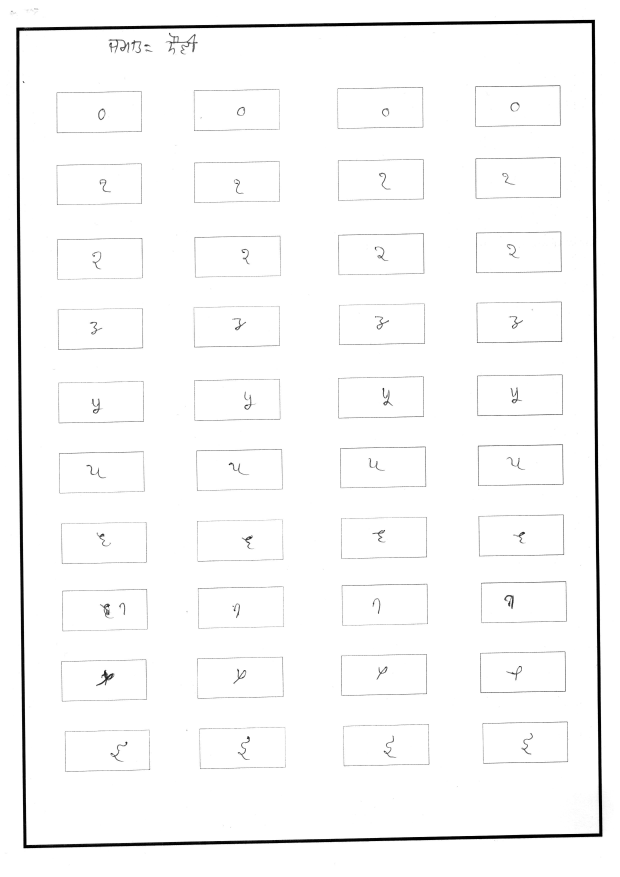
#> input picture scan.jpg, 2480 x 3507 px (shown at 1/4 size)
$ python test4.py   (older library calls are emulated)
#> lines starting #> are read from the running program, lines starting #| are printed output that depends on the picture; after the words box and inside, x2 and y2 are one past the last pixel; in counts of white or black regions, pixels touching at a corner belong together
import cv2
import numpy as np

fileName = ['9','8','7','6','5','4','3','2','1','0']

img = cv2.imread('scan.jpg')
#> img is the input picture: shape (3507, 2480, 3); min 0, max 255, mean 249.2

gray = cv2.cvtColor(img, cv2.COLOR_BGR2GRAY)
gray = cv2.bilateralFilter(gray, 11, 17, 17)

kernel = np.ones((5,5),np.uint8)
erosion = cv2.erode(gray,kernel,iterations = 2)
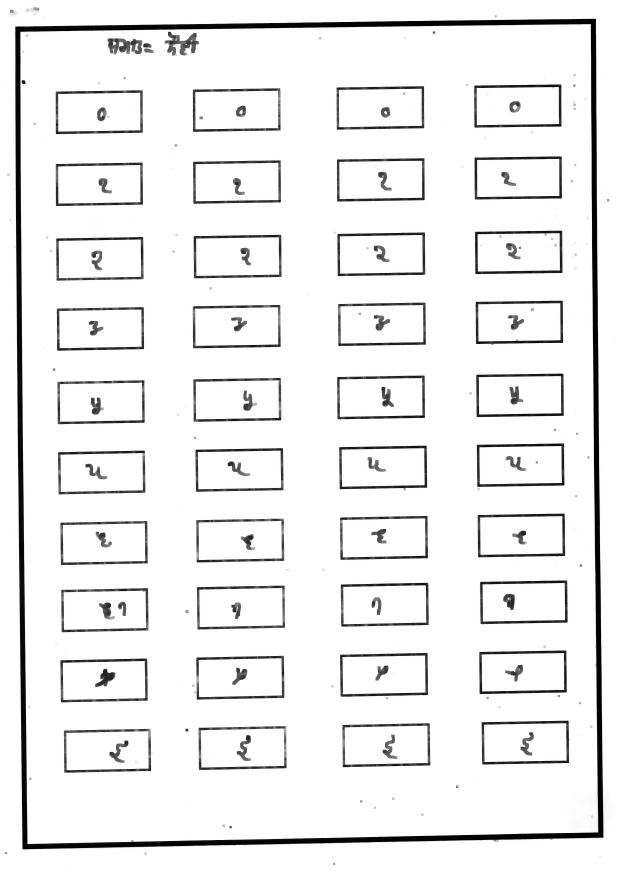
#> erosion: shape (3507, 2480) (shown at 1/4 size); min 0, max 255, mean 237.3
kernel = np.ones((4,4),np.uint8)
dilation = cv2.dilate(erosion,kernel,iterations = 2)
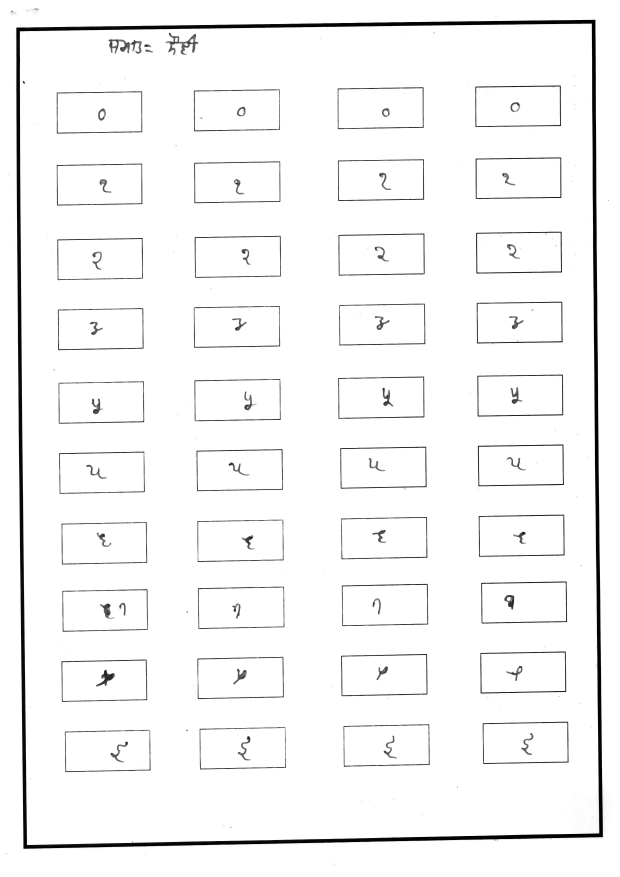
#> dilation: shape (3507, 2480) (shown at 1/4 size); min 0, max 255, mean 246

edged = cv2.Canny(dilation, 10, 10)
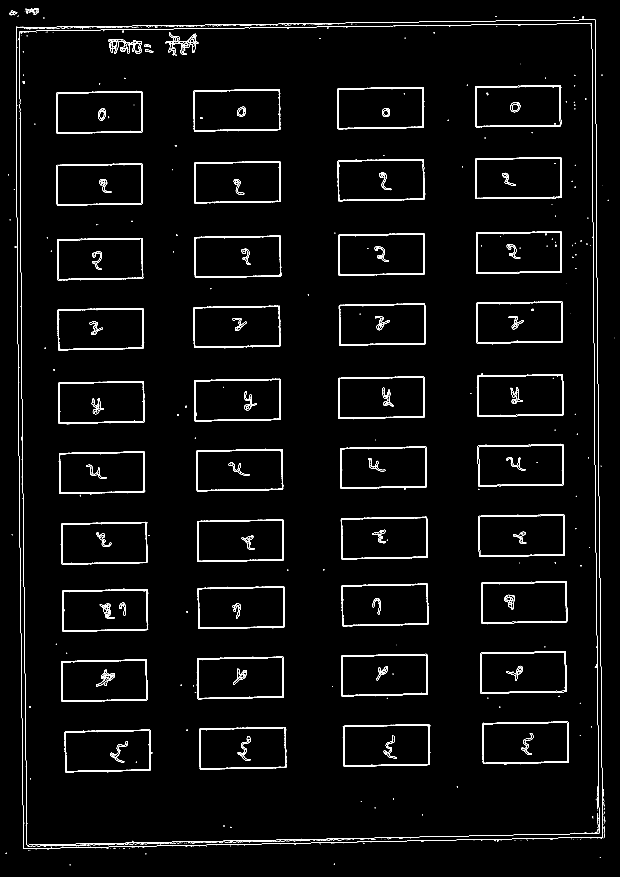
#> edged: shape (3507, 2480) (shown at 1/4 size); 1.5% white in thin lines or dots

_, contours, hierarchy = cv2.findContours(edged, cv2.RETR_TREE, cv2.CHAIN_APPROX_SIMPLE)
#> contours = 4521 contours, 4180 with area under 20; largest, box (x1, y1, x2, y2) and area: (65, 79, 2412, 3396) 7596840, (65, 79, 2412, 3396) 7596836, (79, 94, 2398, 3381) 7436052, (79, 94, 2398, 3381) 7436023, (777, 1515, 1124, 1685) 56415

rects = [cv2.boundingRect(cnt) for cnt in contours]
#> rects = 4521 items, first 6: (278, 3457, 5, 4), (278, 3457, 5, 4), (1335, 3454, 5, 5), (1335, 3454, 5, 5), (2399, 3428, 5, 4), (2399, 3428, 5, 4)
rects = sorted(rects,key=lambda  x:x[1],reverse=True)


i = -1
j = 1
y_old = 10
x_old = 10
for rect in rects:
    x,y,w,h = rect
    area = w * h

    if area > 40000 and area < 70000:

        if (y_old - y) > 400:
            i += 1
            y_old = y

        if abs(x_old - x) > 500:
            x_old = x
            x,y,w,h = rect

            out = img[y+10:y+h-10,x+10:x+w-10]
            cv2.imwrite('cropped\\' + fileName[i] + '_' + str(j) + '.jpg', out)

            j+=1
#> this loop made 4521 passes
#> (area, x_old) on passes 580, 610, 632, 660, 688, 1045, 1054, 1055, 1077, 1102, 1131, 1409: (41866, 1374), (55104, 263), (55924, 801), (55420, 1376), (54931, 1934), (54931, 249), (54668, 790), (58480, 245), (55420, 792), (55583, 1367), (53920, 1924), (55268, 252)
#> area on passes 1 to 6: 20, 20, 25, 25, 20, 20
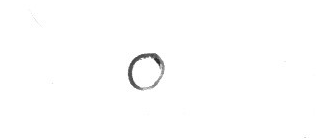
#> out: shape (139, 317, 3); min 37, max 255, mean 253.6
